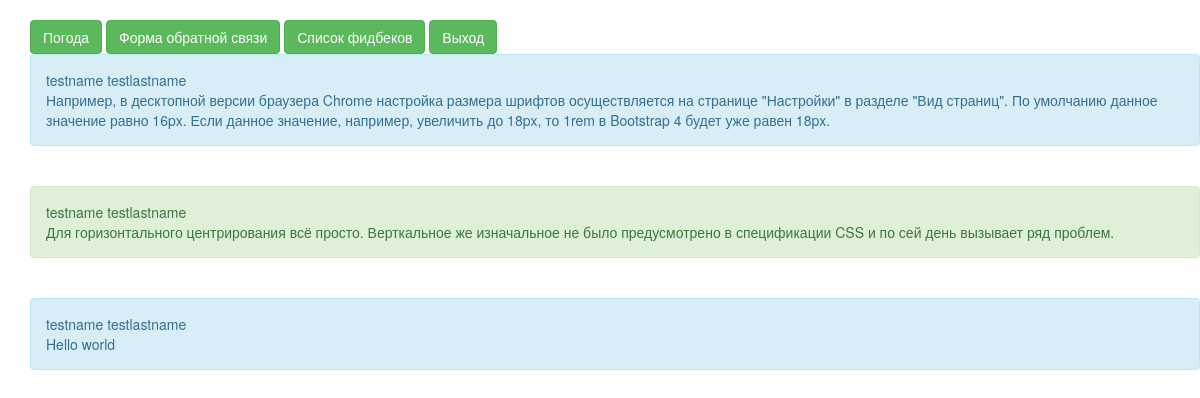
The app's page /Controller/allCallbackController.php with its own data.
### tables this page shows
CREATE TABLE `comments` (
  `id` int(11) NOT NULL,
  `message` text NOT NULL,
  `userId` int(11) NOT NULL
);

CREATE TABLE `users` (
  `id` int(11) NOT NULL,
  `firstname` varchar(256) NOT NULL,
  `lastname` varchar(256) NOT NULL,
  `email` varchar(256) NOT NULL,
  `password` varchar(256) NOT NULL,
  `date` date DEFAULT NULL,
  `gender` varchar(256) DEFAULT NULL
);

### Config.php (called while the page is built, shortened)
<?php
$dbUser="users";
$dbComments="comments";

### Controller/allCallbackController.php (the view, shortened to what this page needs)
<?php
require_once "../Config.php";
$link = mysqli_connect($host, $usernameDb, $passwordDb, $dbName);
$query = "SELECT message,firstname,lastname FROM  " . $dbComments . " m INNER JOIN " . $dbUser . " d ON m.userId = d.id";
$result = mysqli_query($link, $query);
$count = $result->num_rows;
?>
<!DOCTYPE html>
<html lang="en">
<head>
    <link href="https://maxcdn.bootstrapcdn.com/bootstrap/3.3.7/css/bootstrap.min.css" rel="stylesheet">
    <link href='http://bootstraptema.ru/snippets/form/2017/recaptcha/custom.css' rel='stylesheet' type='text/css'>
</head>
<body>
<form action="../Controller/pagesController.php" method="post">
    <input type="submit" value="Погода" class="btn btn-success btn-send" name="button">
    <input type="submit" value="Форма обратной связи" class="btn btn-success btn-send" name="button">
    <input type="submit" value="Список фидбеков" class="btn btn-success btn-send" name="button">
    <input type="submit" value="Выход" class="btn btn-success btn-send" name="button">
</form>
<form action="../Controller/callbackController.php" method="post">
    <?php
    for ($i = 0;
    $i < $count;
    $i++) {
        $row = $result->fetch_assoc();
        if ($i % 2 == 0) {
            echo "<p class=\"alert alert-info\">" . $row['firstname'] . " " . $row['lastname'] . "<br>";
            echo $row['message'] . "</p><br>";
        } else {
            echo "<p class=\"alert alert-success\">" . $row['firstname'] . " " . $row['lastname'] . "<br>";
            echo $row['message'] . "</p><br>";
        }
    }
    ?>
</form>
</body>
</html>

### Controller/allCallbackController.php (style rules this page uses)
body { top: 20px; left: 30px; position: absolute; }

### records on screen
comments: userId.firstname "testname", userId.lastname "testlastname", message "Например, в десктопной версии браузера Chrome настройка размера шрифтов осуществляется на странице \"Настройки\" в разделе \"Вид страниц\". По умолчанию данное значение равно 16px. Если данное значение, например, увеличить до 18px, то 1rem в Bootstrap 4 будет уже равен 18px."
comments: userId.firstname "testname", userId.lastname "testlastname", message "Для горизонтального центрирования всё просто. Верткальное же изначальное не было предусмотрено в спецификации CSS и по сей день вызывает ряд проблем."
comments: userId.firstname "testname", userId.lastname "testlastname", message "Hello world"
